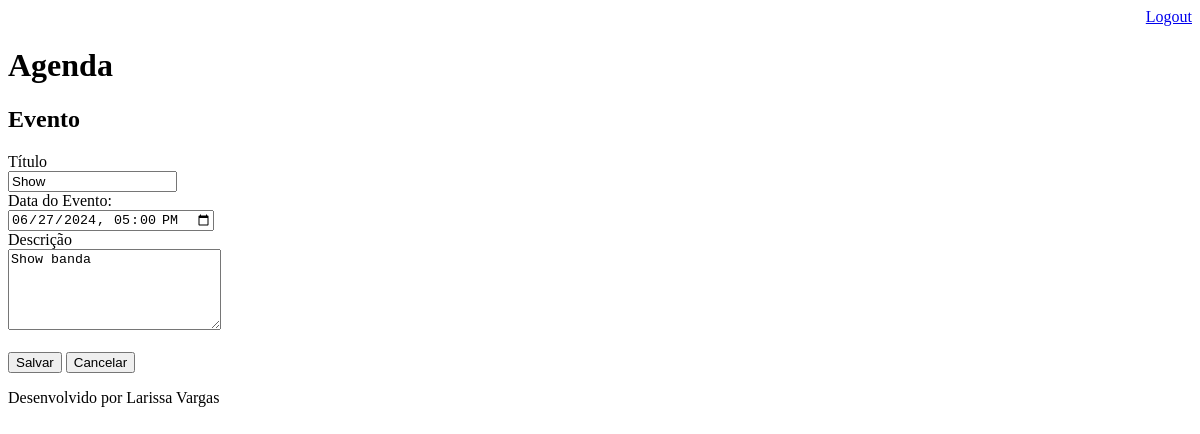
Before: /agenda/evento/?id=3 (signed in) with the older database file.
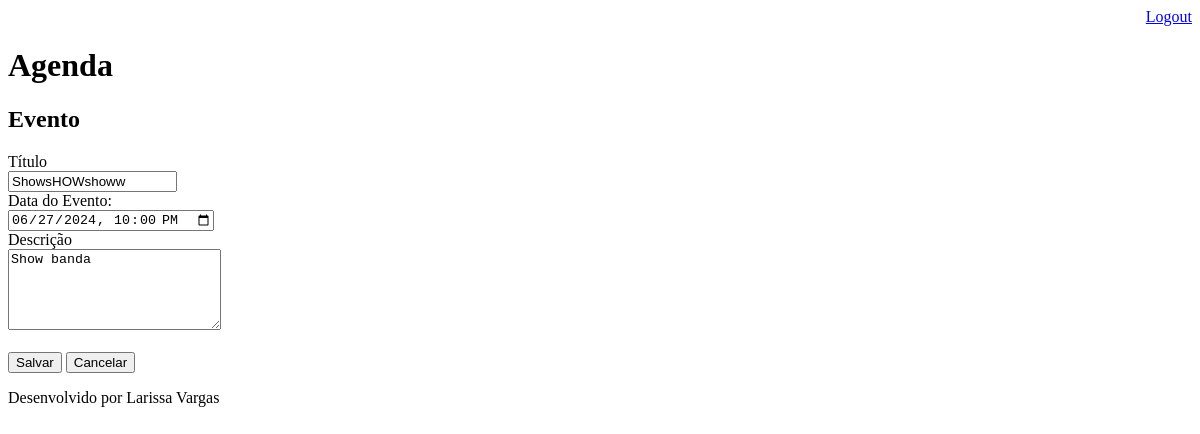
After: the same page with the newer database file.
### core/models.py (models this page shows, shortened)
class Evento(models.Model):
    titulo = models.CharField(max_length=100)
    descricao = models.TextField(blank=True, null=True)
    data_evento = models.DateTimeField(verbose_name="Data do Evento")
    data_criacao = models.DateTimeField(auto_now=True)
    usuario = models.ForeignKey(User,on_delete=models.CASCADE)
    class Meta:
        db_table = "evento"
    def get_data_input_evento(self):
        return self.data_evento.strftime('%Y-%m-%dT%H:%M')

### core/views.py (the view)
# urls.py: path('agenda/evento/', views.evento),
@login_required(login_url='/login/')
def evento (request):
    id_evento = request.GET.get('id')
    dados = {}
    if id_evento:
        dados['evento'] = Evento.objects.get(id=id_evento)
    return  render (request, 'evento.html', dados)

### templates/evento.html (shortened to what this page needs)
{% extends "model-page.html" %}
{% block content %}
<h2>Evento</h2>
<form action="submit" method="POST">{% csrf_token %}
    <label>Título</label>
    <br>
    <input type="text" name="titulo" size="18" value="{{ evento.titulo }}">
    <br>
    <label>Data do Evento: </label>
    <br>
    <input type="datetime-local" name="data_evento" value="{{ evento.get_data_input_evento }}">
    <br>
    <label>Descrição</label>
    <br>
    <textarea name="descricao" rows="5" cols="24" >{{ evento.descricao }}</textarea>
    <br><br>
    <button type="submit">Salvar</button>
    <a href="/">
    <button type="button">Cancelar</button>
    </a>
</form>
{% endblock %}

Changed rows visible on the page:
changed Evento "Show banda": titulo "Show" → "ShowsHOWshoww"; data_evento "06/27/2024 17:00" → "06/27/2024 22:00"
